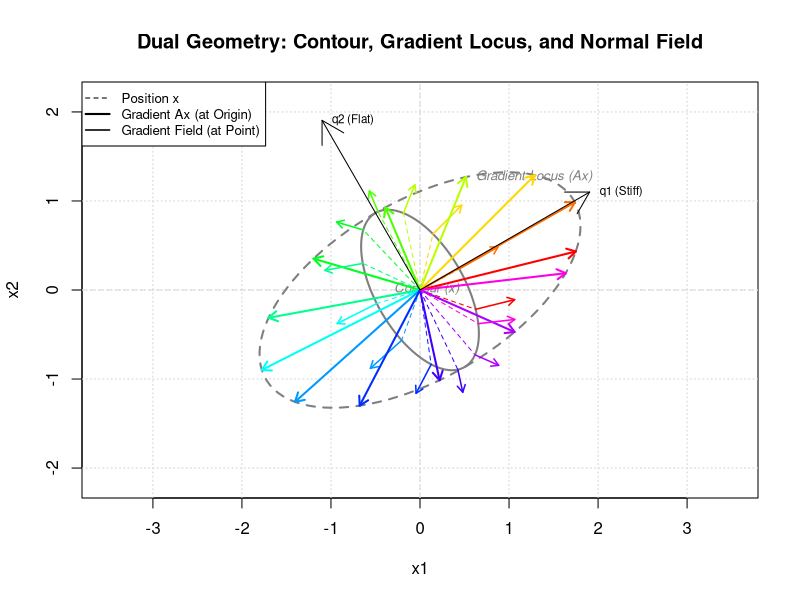
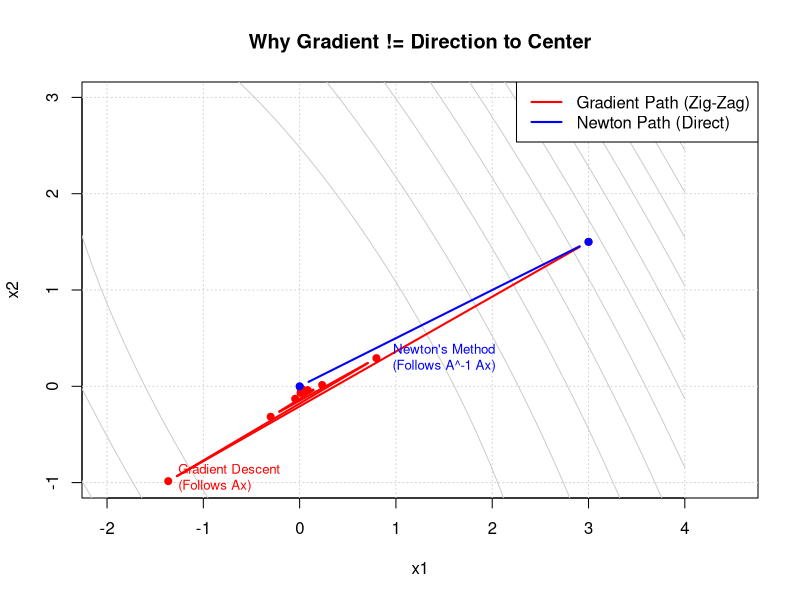
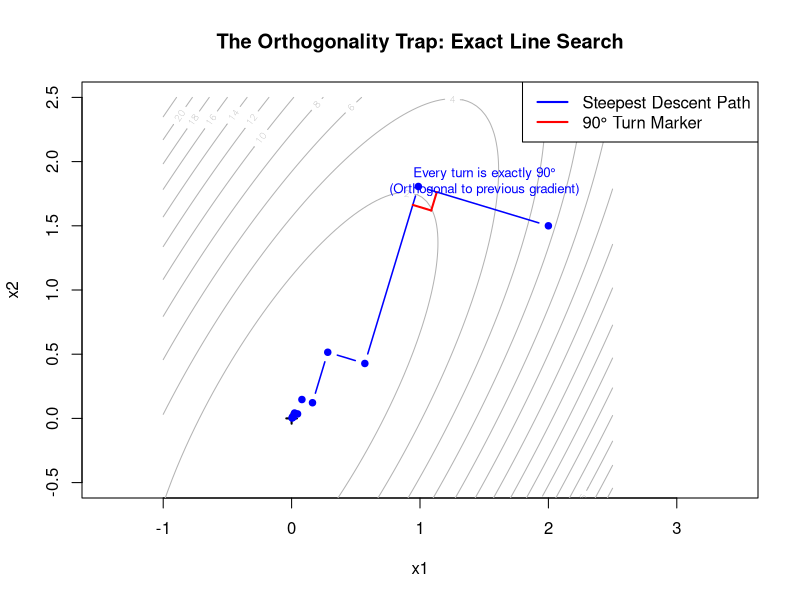
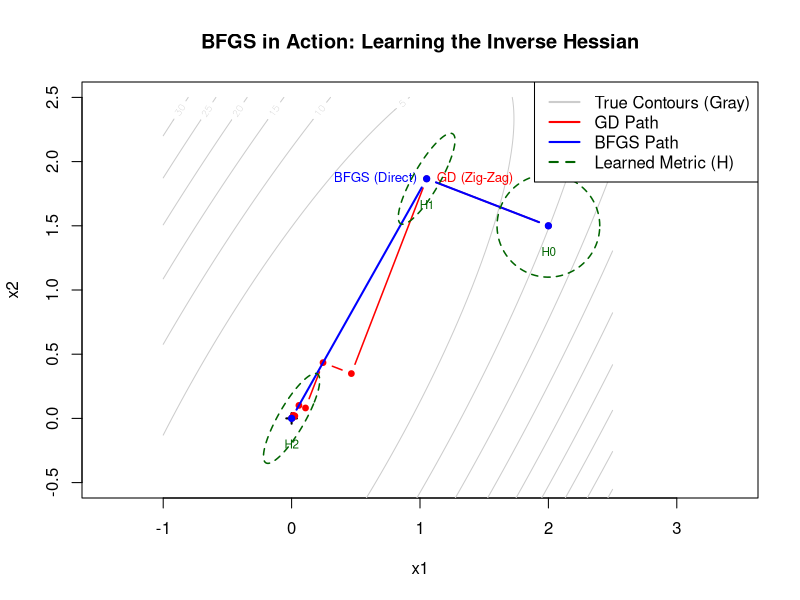

Source code (R) for these figures, in order:
## ---- chunk 1
knitr::opts_chunk$set(echo = FALSE, fig.width = 10, fig.height = 8)
## ---- chunk 2

# --- Geometric Visualization: Dual Ellipses + Gradient Field ---

# 1. Setup Matrix A = QDQ'
# -----------------------------------------------------------------
theta <- 30 * pi / 180  # Rotate by 30 degrees
R <- matrix(c(cos(theta), sin(theta), -sin(theta), cos(theta)), 
            nrow = 2, byrow = TRUE)

# Eigenvalues (D): lambda1=4 (Stiff/Short), lambda2=1 (Flat/Long)
lambda <- c(4, 1)
D <- diag(lambda)
Q <- t(R) 
A <- Q %*% D %*% t(Q)

# 2. Generate Points
# -----------------------------------------------------------------
theta_seq <- seq(0, 2*pi, length.out = 100)
unit_circle <- rbind(cos(theta_seq), sin(theta_seq))

# A) Contour Ellipse Points: x'Ax = 1
sqrt_inv_D <- diag(1 / sqrt(lambda))
A_inv_sqrt <- Q %*% sqrt_inv_D %*% t(Q)
points_contour <- A_inv_sqrt %*% unit_circle

# B) Gradient Ellipse Points: g = Ax
points_gradient <- A %*% points_contour

# 3. Plotting
# -----------------------------------------------------------------
# Determine limits to fit both ellipses
max_range <- max(abs(points_gradient)) * 1.2

plot(NA, xlim=c(-max_range, max_range), ylim=c(-max_range, max_range), 
     asp=1, xlab="x1", ylab="x2", 
     main="Dual Geometry: Contour, Gradient Locus, and Normal Field")
grid()
abline(h=0, v=0, col="gray85", lty=2)

# Draw the Shapes (Loci)
lines(points_contour[1,], points_contour[2,], col="gray50", lwd=2, lty=1)
text(points_contour[1,5], points_contour[2,5], "Contour (x)", 
     col="gray50", pos=2, cex=0.8, font=3)

lines(points_gradient[1,], points_gradient[2,], col="gray50", lwd=2, lty=2)
text(points_gradient[1,25], points_gradient[2,25], "Gradient Locus (Ax)", 
     col="gray50", pos=4, cex=0.8, font=3)

# 4. Visualizing Vectors and Field
# -----------------------------------------------------------------
sample_indices <- seq(1, 100, by=8) 
n_samples <- length(sample_indices)
vector_colors <- rainbow(n_samples, end=0.85) 

for(k in 1:n_samples) {
  i <- sample_indices[k]
  col_vec <- vector_colors[k]
  
  x_pt <- points_contour[,i]  # Point on ellipse
  g_pt <- points_gradient[,i] # Gradient vector
  
  # A) Position Vector x (Dashed, from Origin)
  arrows(0, 0, x_pt[1], x_pt[2], col=col_vec, 
         length=0, lty=2, lwd=1)
  
  # B) Gradient Vector Ax (Solid, from Origin - showing the Dual Shape)
  arrows(0, 0, g_pt[1], g_pt[2], col=col_vec, 
         length=0.1, lwd=2)
  
  # C) Shrunken Gradient Field (Starting at x - showing Orthogonality)
  # Scale factor for the field arrows so they don't look huge
  field_scale <- 0.25 
  arrows(x_pt[1], x_pt[2], 
         x_pt[1] + g_pt[1]*field_scale, x_pt[2] + g_pt[2]*field_scale, 
         col=col_vec, length=0.08, lwd=1.5)
}

# Draw Principal Axes
axis_scale <- 2.2
arrows(0, 0, axis_scale*Q[1,1], axis_scale*Q[2,1], col="black", lwd=1)
text(axis_scale*Q[1,1], axis_scale*Q[2,1], "q1 (Stiff)", col="black", pos=4, cex=0.7)
arrows(0, 0, axis_scale*Q[1,2], axis_scale*Q[2,2], col="black", lwd=1)
text(axis_scale*Q[1,2], axis_scale*Q[2,2], "q2 (Flat)", col="black", pos=4, cex=0.7)

legend("topleft", legend=c("Position x", "Gradient Ax (at Origin)", "Gradient Field (at Point)"),
       col=c("black", "black", "black"), lty=c(2, 1, 1), pch=c(NA, NA, NA), 
       lwd=c(1, 2, 1.5), bg="white", cex=0.8)
## ---- chunk 3
# --- Optimization: Gradient Descent vs. Newton's Method ---

# 1. Setup Matrix A (Stiff Valley)
# -----------------------------------------------------------------
theta <- 30 * pi / 180 
R <- matrix(c(cos(theta), sin(theta), -sin(theta), cos(theta)), nrow = 2, byrow = TRUE)
lambda <- c(10, 1) # Higher stiffness ratio (10:1) to exaggerate the zig-zag
D <- diag(lambda)
A <- Q <- t(R)
A <- Q %*% D %*% t(Q)

# Function to minimize: f(x) = 0.5 * x'Ax
f <- function(x) as.numeric(0.5 * t(x) %*% A %*% x)
grad_f <- function(x) A %*% x  # Gradient = Ax

# 2. Run Optimization Algorithms
# -----------------------------------------------------------------
start_point <- c(3, 1.5) # Start somewhere on the "flat" side

# A) Gradient Descent (Zig-Zag)
path_gd <- matrix(start_point, ncol=2)
x_curr <- start_point
learning_rate <- 0.15 # Small step size needed for stability

for(i in 1:15) {
  g <- grad_f(x_curr)
  x_curr <- x_curr - learning_rate * g
  path_gd <- rbind(path_gd, as.vector(x_curr))
}

# B) Newton's Method (Straight Shot)
# Step = - Hessian^-1 * Gradient = - A^-1 * (Ax) = -x
path_newton <- matrix(start_point, ncol=2)
# One step of Newton leads exactly to origin (0,0) for quadratic
path_newton <- rbind(path_newton, c(0,0)) 

# 3. Plotting
# -----------------------------------------------------------------
# Setup contour plot
x_seq <- seq(-4, 4, length.out=100)
y_seq <- seq(-4, 4, length.out=100)
z <- outer(x_seq, y_seq, Vectorize(function(a,b) f(c(a,b))))

plot(NA, xlim=c(-1, 3.5), ylim=c(-1, 3), asp=1, 
     xlab="x1", ylab="x2", main="Why Gradient != Direction to Center")
contour(x_seq, y_seq, z, nlevels=15, add=TRUE, col="gray80")
grid()

# Draw Paths
lines(path_gd[,1], path_gd[,2], col="red", lwd=2, type="b", pch=19, cex=0.8)
text(path_gd[2,1], path_gd[2,2], "Gradient Descent\n(Follows Ax)", 
     col="red", pos=4, cex=0.8)

lines(path_newton[,1], path_newton[,2], col="blue", lwd=2, type="b", pch=19, cex=0.8)
text(1.5, 0.5, "Newton's Method\n(Follows A^-1 Ax)", 
     col="blue", pos=1, cex=0.8)

legend("topright", legend=c("Gradient Path (Zig-Zag)", "Newton Path (Direct)"),
       col=c("red", "blue"), lwd=2, bg="white")
## ---- chunk 4
# --- The Orthogonality Trap: Steepest Descent with Exact Line Search ---

# 1. Setup Matrix A (Stiff Valley)
# -----------------------------------------------------------------
theta <- 30 * pi / 180 
R <- matrix(c(cos(theta), sin(theta), -sin(theta), cos(theta)), 
            nrow = 2, byrow = TRUE)

# Condition Number = 10 (Stiff, ill-conditioned)
# This creates a long, narrow valley
lambda <- c(10, 1) 
A <- R %*% diag(lambda) %*% t(R)

# 2. Define Helper Functions
# -----------------------------------------------------------------
# The Objective Function: f(x) = 0.5 * x'Ax
f <- function(x) {
  as.numeric(0.5 * t(x) %*% A %*% x)
}

# The Gradient: grad(f) = Ax
grad_f <- function(x) {
  as.vector(A %*% x)
}

# Exact Line Search Formula for Quadratics
# We want to minimize f(x - alpha*g) with respect to alpha.
# The analytic solution is: alpha = (g'g) / (g'Ag)
get_exact_step_size <- function(x, g) {
  numerator <- sum(g * g)          # g transpose g
  denominator <- as.numeric(t(g) %*% A %*% g) # g transpose A g
  return(numerator / denominator)
}

# 3. Run Optimization
# -----------------------------------------------------------------
# Start point: deliberately off the "good" axis to trigger zig-zag
x_curr <- c(2.0, 1.5) 
path <- matrix(x_curr, ncol=2)

# Run 10 iterations
for(i in 1:10) {
  g <- grad_f(x_curr)
  
  # Check for convergence (gradient close to 0)
  if(sqrt(sum(g^2)) < 1e-6) break
  
  # Calculate EXACT step size
  alpha <- get_exact_step_size(x_curr, g)
  
  # Update Position
  # Note: Direction is -g (Steepest Descent)
  x_next <- x_curr - alpha * g
  
  # Store and update
  path <- rbind(path, x_next)
  x_curr <- x_next
}

# 4. Plotting
# -----------------------------------------------------------------
# Setup contour plot grid
x_seq <- seq(-1, 2.5, length.out=100)
y_seq <- seq(-1, 2.5, length.out=100)
z <- outer(x_seq, y_seq, Vectorize(function(a,b) f(c(a,b))))

plot(NA, xlim=c(-0.5, 2.5), ylim=c(-0.5, 2.5), asp=1, 
     xlab="x1", ylab="x2", 
     main="The Orthogonality Trap: Exact Line Search")

# Draw Contours
contour(x_seq, y_seq, z, nlevels=20, add=TRUE, col="gray70")
points(0, 0, pch=3, lwd=2, col="black") # Minimum

# Draw the Zig-Zag Path
lines(path[,1], path[,2], col="blue", type="b", pch=19, lwd=1.5, cex=0.8)

# 5. Visualize the Orthogonality (Right Angles)
# -----------------------------------------------------------------
# Let's draw a little red square at the 2nd turn to prove it's 90 degrees
p1 <- path[2,] # The corner point
p0 <- path[1,] # Previous point
p2 <- path[3,] # Next point

# Vectors entering and leaving the corner
v_in <- p1 - p0
v_out <- p2 - p1

# Normalize for drawing the marker
len <- 0.15
u_in <- v_in / sqrt(sum(v_in^2)) * len
u_out <- v_out / sqrt(sum(v_out^2)) * len

# Draw the right-angle marker
segments(p1[1]-u_in[1], p1[2]-u_in[2], 
         p1[1]-u_in[1]+u_out[1], p1[2]-u_in[2]+u_out[2], col="red", lwd=2)
segments(p1[1]+u_out[1], p1[2]+u_out[2], 
         p1[1]-u_in[1]+u_out[1], p1[2]-u_in[2]+u_out[2], col="red", lwd=2)

text(1.5, 2.0, "Every turn is exactly 90°\n(Orthogonal to previous gradient)", 
     col="blue", pos=1, cex=0.8)

legend("topright", legend=c("Steepest Descent Path", "90° Turn Marker"),
       col=c("blue", "red"), lty=1, lwd=2, bg="white")
## ---- chunk 5
# --- BFGS Visualization: Learning the Geometry ---

# 1. Setup Matrix A (The "Truth")
# -----------------------------------------------------------------
theta <- 30 * pi / 180 
R <- matrix(c(cos(theta), sin(theta), -sin(theta), cos(theta)), nrow = 2, byrow = TRUE)
# Stiffness = 15 (Significant ill-conditioning)
lambda <- c(15, 1) 
A <- R %*% diag(lambda) %*% t(R)

# Helper Functions
f <- function(x) as.numeric(0.5 * t(x) %*% A %*% x)
grad_f <- function(x) as.vector(A %*% x)

# Exact Line Search for Quadratic Problems
# Returns optimal step size alpha for direction p
get_step_size <- function(x, p) {
  g <- grad_f(x)
  numerator <- -sum(g * p)        # -g'p
  denominator <- as.numeric(t(p) %*% A %*% p) # p'Ap
  if(denominator < 1e-8) return(0)
  return(numerator / denominator)
}

# 2. Run Gradient Descent (The "Dumb" Baseline)
# -----------------------------------------------------------------
x0 <- c(2.0, 1.5) # Start point
path_gd <- matrix(x0, ncol=2)
x_curr <- x0

for(i in 1:10) {
  g <- grad_f(x_curr)
  if(sqrt(sum(g^2)) < 1e-4) break
  
  d <- -g # Direction = Negative Gradient
  alpha <- get_step_size(x_curr, d)
  x_curr <- x_curr + alpha * d
  path_gd <- rbind(path_gd, x_curr)
}

# 3. Run BFGS (The "Smart" Learner)
# -----------------------------------------------------------------
path_bfgs <- matrix(x0, ncol=2)
hessian_shapes <- list() # To store the H matrices for plotting
x_curr <- x0
n <- 2
H <- diag(n) # Initial Inverse Hessian Estimate = Identity (Circle)
I_mat <- diag(n)

# Store initial shape
hessian_shapes[[1]] <- list(center=x0, H=H)

for(i in 1:6) {
  g <- grad_f(x_curr)
  if(sqrt(sum(g^2)) < 1e-6) break
  
  # 1. Determine Direction: p = -H * g
  p <- as.vector(-H %*% g)
  
  # 2. Line Search
  alpha <- get_step_size(x_curr, p)
  
  # 3. Update Position
  s <- alpha * p          # The step vector (dx)
  x_next <- x_curr + s
  
  # 4. BFGS Update of Hessian approximation
  y <- grad_f(x_next) - g # The gradient change vector (dg)
  
  # Curvature condition check
  ys <- sum(y * s)
  if(ys > 1e-8) {
    rho <- 1 / ys
    term1 <- I_mat - rho * (s %*% t(y))
    term2 <- I_mat - rho * (y %*% t(s))
    # The BFGS Formula
    H <- term1 %*% H %*% term2 + (rho * (s %*% t(s)))
  }
  
  # Store path and shape
  path_bfgs <- rbind(path_bfgs, x_next)
  hessian_shapes[[i+1]] <- list(center=x_next, H=H)
  x_curr <- x_next
}

# 4. Plotting
# -----------------------------------------------------------------
# Setup grid for contours
limit <- 2.5
x_seq <- seq(-1, limit, length.out=100)
y_seq <- seq(-1, limit, length.out=100)
z <- outer(x_seq, y_seq, Vectorize(function(a,b) f(c(a,b))))

plot(NA, xlim=c(-0.5, limit), ylim=c(-0.5, limit), asp=1, 
     xlab="x1", ylab="x2", 
     main="BFGS in Action: Learning the Inverse Hessian")

# Draw True Contours (Gray)
contour(x_seq, y_seq, z, nlevels=15, add=TRUE, col="gray80", lwd=1)
points(0, 0, pch=3, lwd=2) # Minimum

# Draw Gradient Descent Path (Red Zig-Zag)
lines(path_gd[,1], path_gd[,2], col="red", type="b", pch=19, cex=0.7, lwd=1.5)
text(path_gd[2,1], path_gd[2,2], "GD (Zig-Zag)", col="red", pos=4, cex=0.8)

# Draw BFGS Path (Blue Curve)
lines(path_bfgs[,1], path_bfgs[,2], col="blue", type="b", pch=19, cex=0.7, lwd=2)
text(path_bfgs[2,1], path_bfgs[2,2], "BFGS (Direct)", col="blue", pos=2, cex=0.8)

# 5. Visualize the "Learned Geometry" (Green Ellipses)
# -----------------------------------------------------------------
# For each step, we draw the ellipse corresponding to x' H_inv x = c
# Since H is the inverse Hessian, its eigenvectors define the shape axes
# Axis length is proportional to sqrt(eigenvalues of H)

draw_ellipse_from_H <- function(center, H, scale=0.4, col="darkgreen") {
  # Eigendecomposition of H
  eig <- eigen(H)
  vals <- eig$values
  vecs <- eig$vectors
  
  # Generate unit circle points
  angles <- seq(0, 2*pi, length.out=100)
  circle <- rbind(cos(angles), sin(angles))
  
  # Transform: x = Center + Scale * V * sqrt(D) * circle
  # This visualizes the shape of the uncertainty/metric H
  transform <- vecs %*% diag(sqrt(vals)) %*% t(vecs)
  points <- transform %*% circle * scale
  
  lines(points[1,] + center[1], points[2,] + center[2], col=col, lty=2, lwd=1.5)
}

# Draw the ellipses for the first few steps
for(i in 1:min(4, length(hessian_shapes))) {
  shape <- hessian_shapes[[i]]
  draw_ellipse_from_H(shape$center, shape$H)
  text(shape$center[1], shape$center[2]-0.2, paste0("H", i-1), 
       col="darkgreen", cex=0.7)
}

legend("topright", legend=c("True Contours (Gray)", "GD Path", "BFGS Path", "Learned Metric (H)"),
       col=c("gray80", "red", "blue", "darkgreen"), lty=c(1,1,1,2), lwd=2, bg="white")
